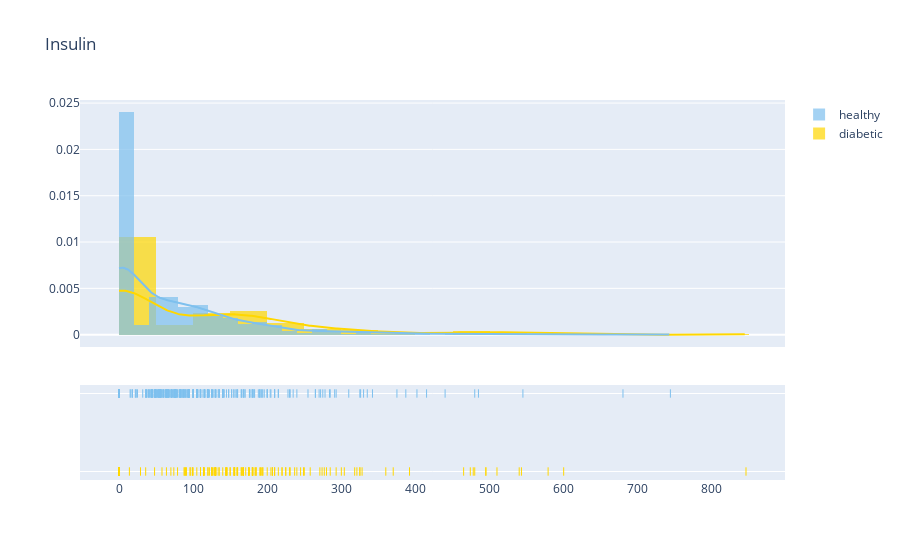

Notebook source saved alongside this figure:
### Code cell
# Insulin
plot_distribution('Insulin', 0)

### Figure 1 — Plotly figure (JSON) as saved in the notebook; plotly's stock layout.template omitted (floating-point values rounded to 4 significant figures; data arrays with more than 128 entries replaced by an {"elided": "..."} marker saying what was removed)
{"data": [{"autobinx": false, "histnorm": "probability density", "legendgroup": "diabetic", "marker": {"color": "#FFD700"}, "name": "diabetic", "opacity": 0.7, "type": "histogram", "x": {"elided": "268 int values"}, "xaxis": "x", "xbins": {"end": 846, "size": 0, "start": 0}, "yaxis": "y"}, {"autobinx": false, "histnorm": "probability density", "legendgroup": "healthy", "marker": {"color": "#7EC0EE"}, "name": "healthy", "opacity": 0.7, "type": "histogram", "x": {"elided": "500 int values"}, "xaxis": "x", "xbins": {"end": 744, "size": 0, "start": 0}, "yaxis": "y"}, {"legendgroup": "diabetic", "marker": {"color": "#FFD700"}, "mode": "lines", "name": "diabetic", "showlegend": false, "type": "scatter", "x": {"elided": "500 float values"}, "xaxis": "x", "y": {"elided": "500 float values"}, "yaxis": "y"}, {"legendgroup": "healthy", "marker": {"color": "#7EC0EE"}, "mode": "lines", "name": "healthy", "showlegend": false, "type": "scatter", "x": {"elided": "500 float values"}, "xaxis": "x", "y": {"elided": "500 float values"}, "yaxis": "y"}, {"legendgroup": "diabetic", "marker": {"color": "#FFD700", "symbol": "line-ns-open"}, "mode": "markers", "name": "diabetic", "showlegend": false, "type": "scatter", "x": {"elided": "268 int values"}, "xaxis": "x", "y": {"elided": "268 str values"}, "yaxis": "y2"}, {"legendgroup": "healthy", "marker": {"color": "#7EC0EE", "symbol": "line-ns-open"}, "mode": "markers", "name": "healthy", "showlegend": false, "type": "scatter", "x": {"elided": "500 int values"}, "xaxis": "x", "y": {"elided": "500 str values"}, "yaxis": "y2"}], "layout": {"barmode": "overlay", "hovermode": "closest", "legend": {"traceorder": "reversed"}, "title": {"text": "Insulin"}, "xaxis": {"anchor": "y2", "domain": [0, 1], "zeroline": false}, "yaxis": {"anchor": "free", "domain": [0.35, 1], "position": 0}, "yaxis2": {"anchor": "x", "domain": [0, 0.25], "dtick": 1, "showticklabels": false}}}
